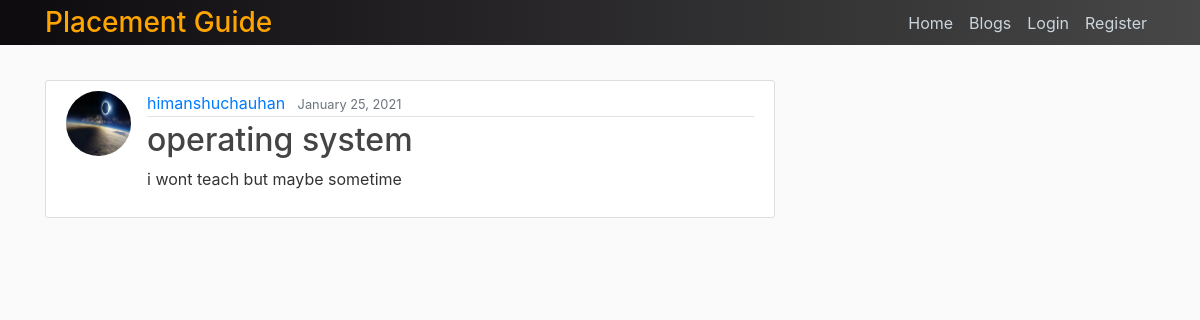
The page /home/placement/post/3/ on the database as committed earlier.
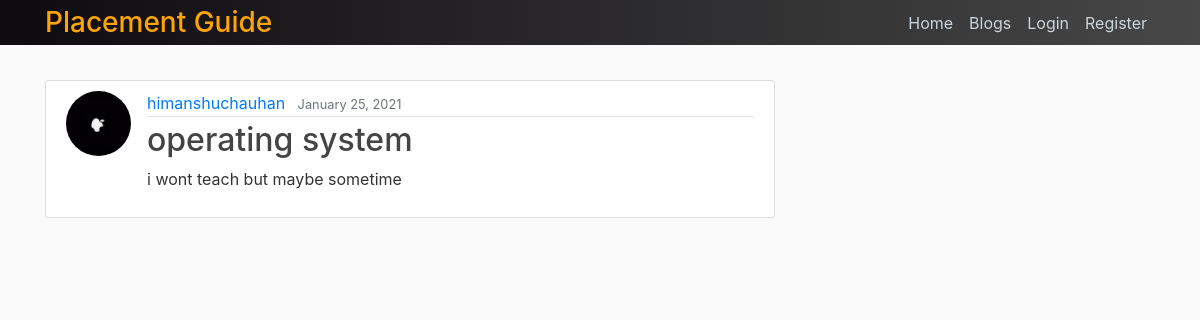
The same page on the database as committed later.
### placement/models.py (models this page shows, shortened)
class Post(models.Model):
    title = models.CharField(max_length=100)
    content = models.TextField()
    date_posted = models.DateTimeField(default=timezone.now)
    author = models.ForeignKey(User,on_delete=models.CASCADE)

### user_profile/models.py (models this page shows, shortened)
class Profile(models.Model):
    user = models.OneToOneField(User,on_delete=models.CASCADE)
    image = models.ImageField(default='default.jpg',upload_to='profile_pics') # this upload to tells us the directory name where all the user profile pics will be saved so

### placement/views.py (the view)
# urls.py: path('post/<int:pk>/',PostDetailView.as_view(),name='blog'), # django provides to add variable in our route  pk is variable of type int this link will be used to see the individual post
class PostDetailView(DetailView):  # it will provide the detail of our post
    model = Post # so it will be looking for a template with url <app>/<model>_<viewtype>.html

### placement/templates/placement/post_detail.html (shortened to what this page needs)
{% extends "placement/base.html" %}
{% load static %}
{% block content %}
    <article class="media content-section">
        <img class="rounded-circle article-img" src="{{ object.author.profile.image.url }}">
        <div class="media-body">
            <div class="article-metadata">
                <a class="mr-2" href="{% url 'user-posts' object.author.username %}">{{ object.author }}</a>
                <small class="text-muted">{{ object.date_posted|date:"F d, Y" }}</small>
            </div>
            <h2 class="article-title">{{ object.title }}</h2>
            <p class="article-content">{{ object.content }}</p>
        </div>
    </article>
{% endblock content %}

Rows that differ between the two databases and show on the page:
changed through a linked row, Post "operating system": author.profile.image: a different picture
